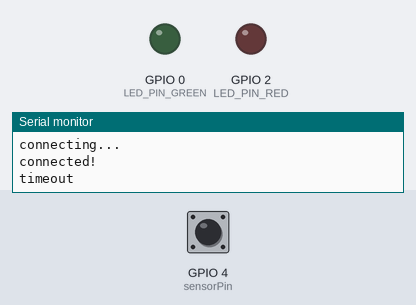
Simulated run of this sketch. Board: ESP32. Shown: output pins drawn as LEDs (lit = HIGH), the last lines printed to the serial monitor. Inputs (shaded band) come from the test bench; at power-on: GPIO 4 (sensorPin) LOW. WiFi joins after 1.5 s; servers stay silent unless stated; no MQTT or app messages arrive unless stated.

Above: at 2.7 s.
2.8 s: GPIO 4 (sensorPin) pulsed HIGH 2 times (0.12 s each, 0.3 s apart)
At 5.5 s:
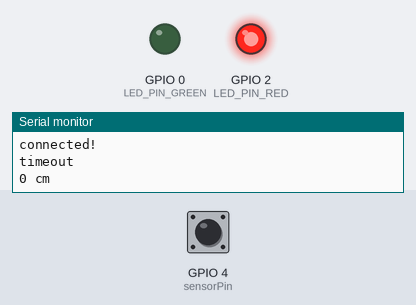
Timing chart, 0 to 7.0 s (numbered marks = the images above; inputs shaded):
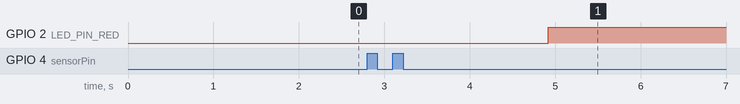

Measured:
- after the input at 2.8 s, GPIO 2 (LED_PIN_RED): LOW → HIGH after 2.1 s

The sketch:

Pololu_Distance_Sensor_OTA.ino
```cpp
#include <PubSubClient.h>
#include <WiFiClient.h>
#include <WiFi.h>
#include <AsyncTCP.h>
#include <ESPAsyncWebServer.h>
#include <AsyncElegantOTA.h>
#define LED_PIN_RED 02
#define LED_PIN_GREEN 0
const char compile_date[] = __DATE__ " " __TIME__;
WiFiClient wifiClient;
// Replace the next variables with your SSID/Password combination
char* ssid = "ssid";
char* password = "password";

const char* mqtt_server = "IP Broker";
AsyncWebServer server(80);

//int LED_PIN_RED=02,LED_PIN_GREEN=0;
const uint8_t sensorPin = 4;

WiFiClient espClient;
PubSubClient client(espClient);

char hexMAC[3 + 12 + 1] = "espxxxxxxxxxxxx";  // length of "esp" + 12 bytes for MAC + 1 byte '\0' terminator
uint8_t mac[6];

char msg[50];
int value = 0;
unsigned long lastMillis = 0;

void connect() {
  Serial.print("checking wifi...");
  while (WiFi.status() != WL_CONNECTED) {
    Serial.print(".");
    delay(1000);
  }

  Serial.print("\nconnecting...");
  while (!client.connect(hexMAC)) {
    Serial.print(".");
    delay(1000);
  }

  Serial.println("\nconnected!");
}


void setup() {
  Serial.begin(115200);
  Serial.println("Let's go!");
  setup_wifi();
  client.setServer(mqtt_server, 1883);
  pinMode(sensorPin, INPUT);
  pinMode(LED_PIN_RED, OUTPUT);
  pinMode(LED_PIN_GREEN, OUTPUT);

  //pinMode(kIndicatorRed, OUTPUT);
  //pinMode(kIndicatorGreen, OUTPUT);
  //pinMode(kIndicatorBlue, OUTPUT);
}

void setup_wifi() {
  delay(10);
  // We start by connecting to a WiFi network
  Serial.println();
  Serial.print("Connecting to ");
  Serial.println(ssid);

  WiFi.begin(ssid, password);

  while (WiFi.status() != WL_CONNECTED) {
    delay(500);
    Serial.print(".");
  }

  Serial.println("");
  Serial.println("WiFi connected");
  Serial.println("IP address: ");
  Serial.println(WiFi.localIP());


      server.on("/", HTTP_GET, [](AsyncWebServerRequest *request) {
      request->send(200, "text/plain", "To Update Firmware Please go to : " + WiFi.localIP().toString() + "/update");
      });

  AsyncElegantOTA.begin(&server);    // Start ElegantOTA
  server.begin();
  Serial.println("HTTP server started");

  WiFi.macAddress(mac);

  for (int i = 0; i < 6; i++) {
    hexMAC[3 + i * 2] = hex_digit(mac[i] >> 4);
    hexMAC[3 + i * 2 + 1] = hex_digit(mac[i] & 0x0f);
  }
  Serial.println(hexMAC);
}
void reconnect() {
  // Loop until we're reconnected
  client.loop();
  delay(10);

  if (!client.connected()) {
    connect();
  }
  while (!client.connected()) {
    Serial.print("Attempting MQTT connection...");
    // Attempt to connect
    if (client.connect(hexMAC)) {
      Serial.println("connected");
      // Subscribe
     // client.subscribe("sensor_distance/test");
    } else {
      Serial.print("failed, rc=");
      Serial.print(client.state());
      Serial.println(" try again in 5 seconds");
      // Wait 5 seconds before retrying
      delay(5000);
    }
  }
}

void loop() {

  client.loop();
  delay(10);  // <- fixes some issues with WiFi stability

  if (!client.connected()) {
    connect();
  }

  {
    int16_t t = pulseIn(sensorPin, HIGH);

    if (t == 0) {
      // pulseIn() did not detect the start of a pulse within 1 second.
      Serial.println("timeout");
    } else if (t > 1850) {//1850
      // No detection.
      Serial.println(-1);
      //client.publish("sensor_distance/sensor_distance", "-1");
      //digitalWrite(LED_PIN_RED, HIGH);
    } else {

      // Valid pulse width reading. Convert pulse width in microseconds to distance in millimeters.
      int16_t d = (t - 1000) / 2.5;

      // Limit minimum distance to 0.
      if (d < 0) { d = 0; }
      delay(2000);
      Serial.print(d);
      Serial.println(" cm");
      client.publish("sensor_distance/Distance", String(d).c_str());
      //client.publish("sensor_distance/sensor_distance","0");
      //digitalWrite(LED_PIN_RED, LOW);
      //digitalWrite(LED_PIN_GREEN, HIGH);

      if  (d > 200) {
      client.publish("sensor_distance/Status","1");
      digitalWrite(LED_PIN_RED, LOW);
      digitalWrite(LED_PIN_GREEN, HIGH);
       }

      //if  (d < 1900)
      else {
      client.publish("sensor_distance/Status","0");
      digitalWrite(LED_PIN_RED, HIGH);
      digitalWrite(LED_PIN_GREEN, LOW);
       }

      }


  }
}
char hex_digit(uint8_t aValue) {
  char values[16] = { '0', '1', '2', '3', '4', '5', '6', '7', '8', '9', 'a', 'b', 'c', 'd', 'e', 'f' };
  if (aValue < 16) {
    return values[aValue];
  } else {
    return 'x';
  }
}
```
